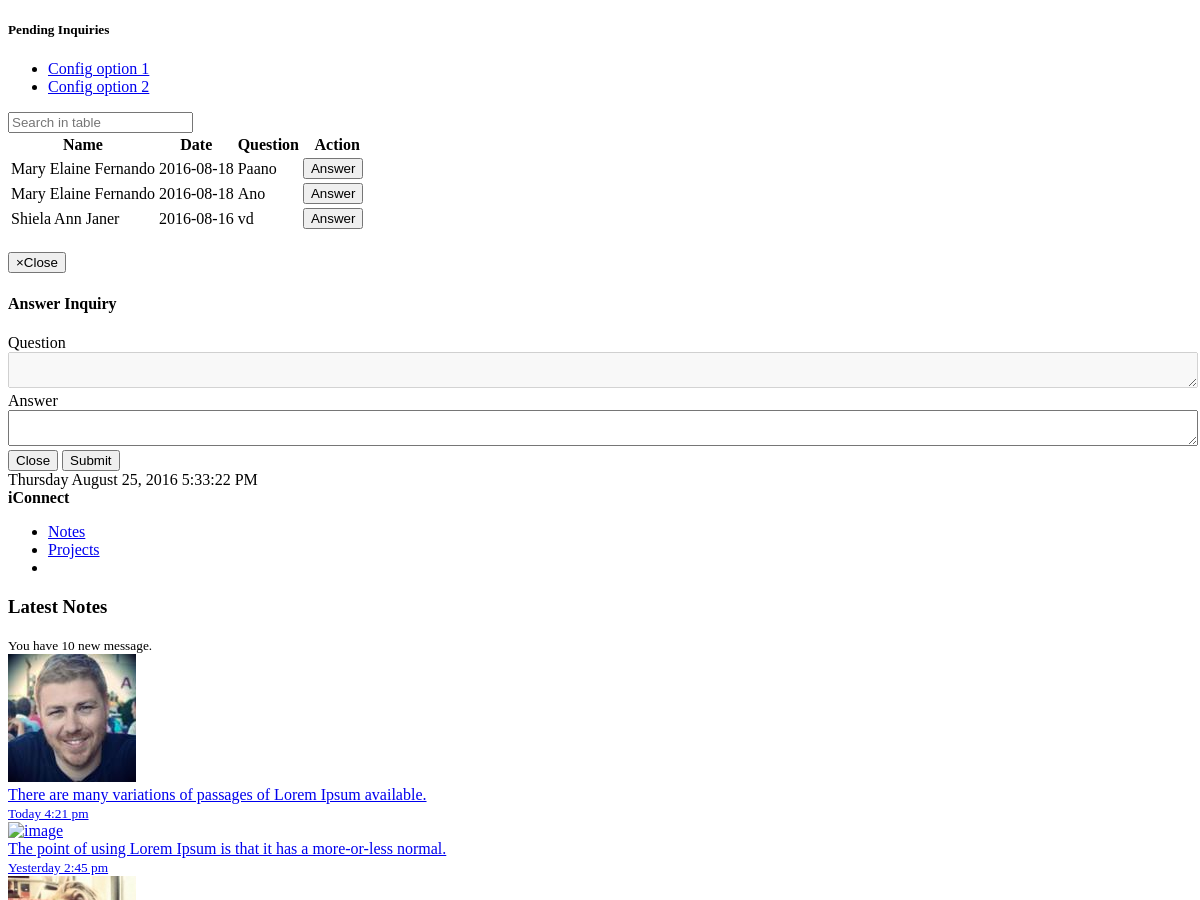
The page /inquiry.php?answered (upper part) on the database as committed earlier.
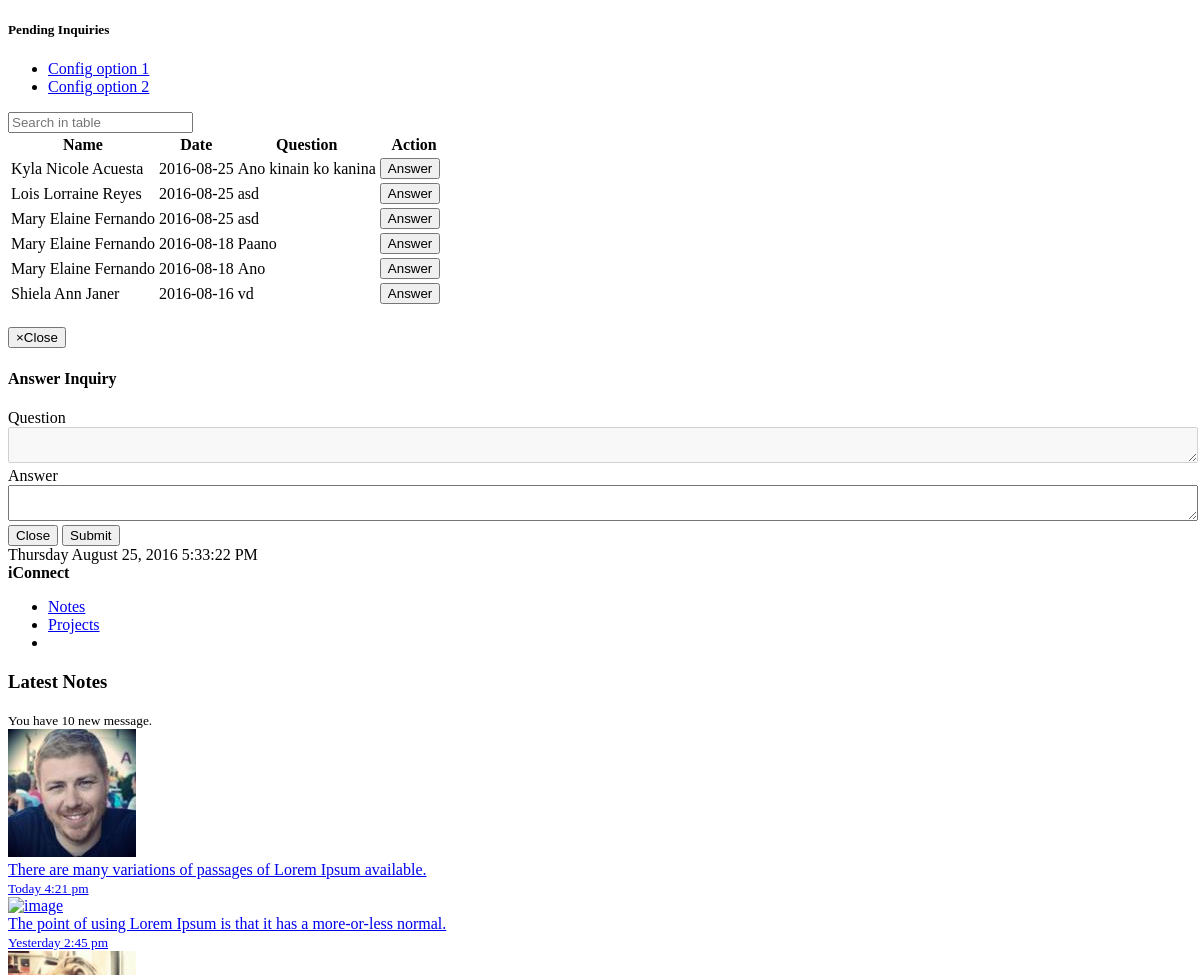
The same page on the database as committed later.
### tables this page shows
CREATE TABLE IF NOT EXISTS `inquiry` (
  `inquiry_id` int(10) NOT NULL,
  `employee_id` varchar(10) NOT NULL,
  `inquiry_date` date NOT NULL,
  `inquiry_question` varchar(200) NOT NULL,
  `inquiry_answerdate` date NOT NULL,
  `inquiry_answer` varchar(200) NOT NULL,
  `inquiry_answeredby` varchar(50) NOT NULL,
  `inquiry_status` varchar(20) NOT NULL DEFAULT 'Pending'
);

CREATE TABLE IF NOT EXISTS `employee` (
  `employee_id` int(10) NOT NULL,
  `employee_lastname` varchar(35) NOT NULL,
  `employee_firstname` varchar(35) NOT NULL,
  `employee_middlename` varchar(35) NOT NULL,
  `employee_gender` varchar(6) NOT NULL,
  `employee_birthday` date NOT NULL,
  `employee_marital` varchar(15) NOT NULL,
  `employee_address` varchar(100) NOT NULL,
  `employee_city` varchar(20) NOT NULL,
  `employee_zip` varchar(10) NOT NULL,
  `employee_email` varchar(255) NOT NULL,
  `employee_cellnum` varchar(15) NOT NULL,
  `employee_type` varchar(20) NOT NULL,
  `employee_jobtitle` varchar(25) NOT NULL,
  `employee_empstatus` varchar(50) NOT NULL,
  `employee_department` varchar(25) NOT NULL,
  `employee_rate` int(6) NOT NULL,
  `employee_taxcode` varchar(9) NOT NULL,
  `employee_dependency` int(2) NOT NULL,
  `employee_sss` varchar(30) NOT NULL,
  `employee_philhealth` varchar(30) NOT NULL,
  `employee_pagibig` varchar(30) NOT NULL,
  `employee_tin` varchar(30) NOT NULL,
  `employee_shift` varchar(20) NOT NULL,
  `employee_datehired` date NOT NULL,
  `employee_restday` varchar(30) NOT NULL,
  `employee_password` varchar(25) NOT NULL,
  `employee_payslippassword` varchar(50) NOT NULL,
  `employee_sickleave` int(2) NOT NULL DEFAULT '0',
  `employee_vacationleave` int(2) NOT NULL DEFAULT '0',
  `employee_incentive` int(2) NOT NULL DEFAULT '0',
  `employee_maternityleave` int(2) NOT NULL DEFAULT '0',
  `employee_paternityleave` int(2) NOT NULL DEFAULT '0',
  `employee_singleparentleave` int(2) NOT NULL DEFAULT '0',
  `employee_status` varchar(10) NOT NULL DEFAULT 'active',
  `employee_team` varchar(50) NOT NULL,
  `employee_team1` varchar(100) NOT NULL,
  `employee_team2` varchar(100) NOT NULL,
  `employee_team3` varchar(100) NOT NULL,
  `employee_level` int(3) NOT NULL,
  `date_start` date NOT NULL,
  `date_end` date NOT NULL,
  `image` longblob NOT NULL,
  `cutoff` varchar(50) NOT NULL,
  `test` varchar(999) NOT NULL,
  `test_idate` date NOT NULL,
  `test_edate` date NOT NULL,
  `loan` varchar(999) NOT NULL,
  `loan_idate` date NOT NULL,
  `loan_edate` date NOT NULL,
  `account_number` int(200) NOT NULL
);

### inquiry.php (the view, shortened to what this page needs)
<!DOCTYPE html>
<html>
	<head>
		<link rel="stylesheet" type="text/css" href="sweetalert2-master/dist/sweetalert2.css">
	</head>
	<body>
		<div class="row">
			<div class="col-lg-12">
				<div class="ibox float-e-margins">
					<div class="ibox-title">
						<h5>Pending Inquiries</h5>
						<div class="ibox-tools">
							<ul class="dropdown-menu dropdown-user">
								<li><a href="#">Config option 1</a>
								</li>
								<li><a href="#">Config option 2</a>
								</li>
							</ul>
						</div>
					</div>
					<div class="ibox-content">
                        <input type="text" class="form-control input-sm m-b-xs" id="filter"
                                   placeholder="Search in table">
						<?php
							include('dbconfig.php');
							if ($result = $mysqli->query("SELECT * FROM inquiry RIGHT JOIN employee ON employee.employee_id = inquiry.employee_id WHERE inquiry_status = 'Pending' ORDER BY inquiry_date DESC"))
							{
								if ($result->num_rows > 0)
								{
									echo "<table class='footable table table-stripped' data-page-size='20' data-limit-navigation='5' data-filter=#filter>";
									echo "<thead>";
									echo "<tr>";
									echo "<th>Name</th>";
									echo "<th>Date</th>";
									echo "<th>Question</th>";
									echo "<th style='text-align:center'>Action</th>";
									echo "</tr>";
									echo "</thead>";
									echo "<tfoot>";
									echo "<tr>";
									echo "<td colspan='7'>";
									echo "</td>";
									echo "</tr>";
									echo "</tfoot>";
									while ($row = mysqli_fetch_object($result))
									{
										echo "<tr class = 'josh'>";
										echo "<td>" .$row->employee_firstname . " " . $row->employee_lastname . "</td>";
										echo "<td >" . date("Y-m-d",strtotime($row->inquiry_date)) . "</td>";
										echo "<td>" . $row->inquiry_question . "</td>";
										$question =htmlentities($row->inquiry_question);
										$answer = htmlentities($row->inquiry_answer);
										echo '<td style="text-align:center"><a href="#" data-toggle="modal" data-target="#myModal4" data-inqid="'.$row->inquiry_id.'" data-quest="'.$question.'" data-answer="'.$answer.'" class = "answerdialog">';
										echo "<button class='btn btn-info' name = 'edit' type='button'><i class='fa fa-paste'></i> Answer</button></a>&nbsp;&nbsp;";
										echo "</td>";
										echo "</tr>";
									}
									echo "</table>";
								}
							}
						?>
					</div>
				</div>
			</div>
        </div>
		<div class="modal inmodal fade" id="myModal4" tabindex="-1" role="dialog"  aria-hidden="true">
			<div class="modal-dialog">
				<div class="modal-content">
					<div class="modal-header">
						<button type="button" class="close" data-dismiss="modal"><span aria-hidden="true">&times;</span><span class="sr-only">Close</span></button>
						<h4 class="modal-title">Answer Inquiry</h4>
					</div>
					<div class="modal-body">
						<div class="ibox-content">
							<form id = "myForm" method="POST" action = "answerinquiry.php" class="form-horizontal">
								<div class="form-group">
									<label class="col-sm-2 control-label">Question</label>
									<div class="col-md-10">
									<textarea id = "quest" class="form-control" style="min-width: 100%" disabled></textarea>
									</div>
								</div>
								<div class="form-group">
									<label class="col-sm-2 control-label">Answer</label>
									<div class="col-md-10">
									<textarea  id = "answer" name = "answer1" class="form-control" style="min-width: 100%" required=""></textarea>
									</div>
								</div>
						</div>
					</div>
					<div class="modal-footer">
						<button type="button" class="btn btn-white" data-dismiss="modal">Close</button>
						<button type="submit" class="btn btn-primary" id = "submit">Submit</button>
					</div>
				</div>
			</div>
		</div>
		<?php
			include('menufooter.php');
		?>
	</body>
</html>

Rows that differ between the two databases and show on the page:
added inquiry: employee.employee_firstname "Kyla Nicole", employee.employee_lastname "Acuesta", inquiry_date "2016-08-25", inquiry_question "Ano kinain ko kanina"
added inquiry: employee.employee_firstname "Lois Lorraine", employee.employee_lastname "Reyes", inquiry_date "2016-08-25", inquiry_question "asd"
added inquiry: employee.employee_firstname "Mary Elaine", employee.employee_lastname "Fernando", inquiry_date "2016-08-25", inquiry_question "asd"
